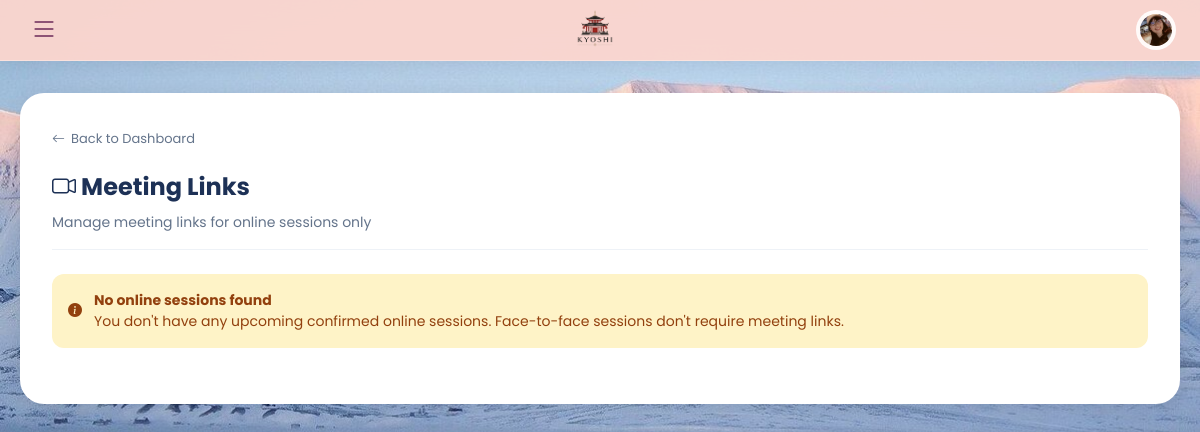
/php/meeting_links.php (signed in), run on an earlier commit of the app's database.
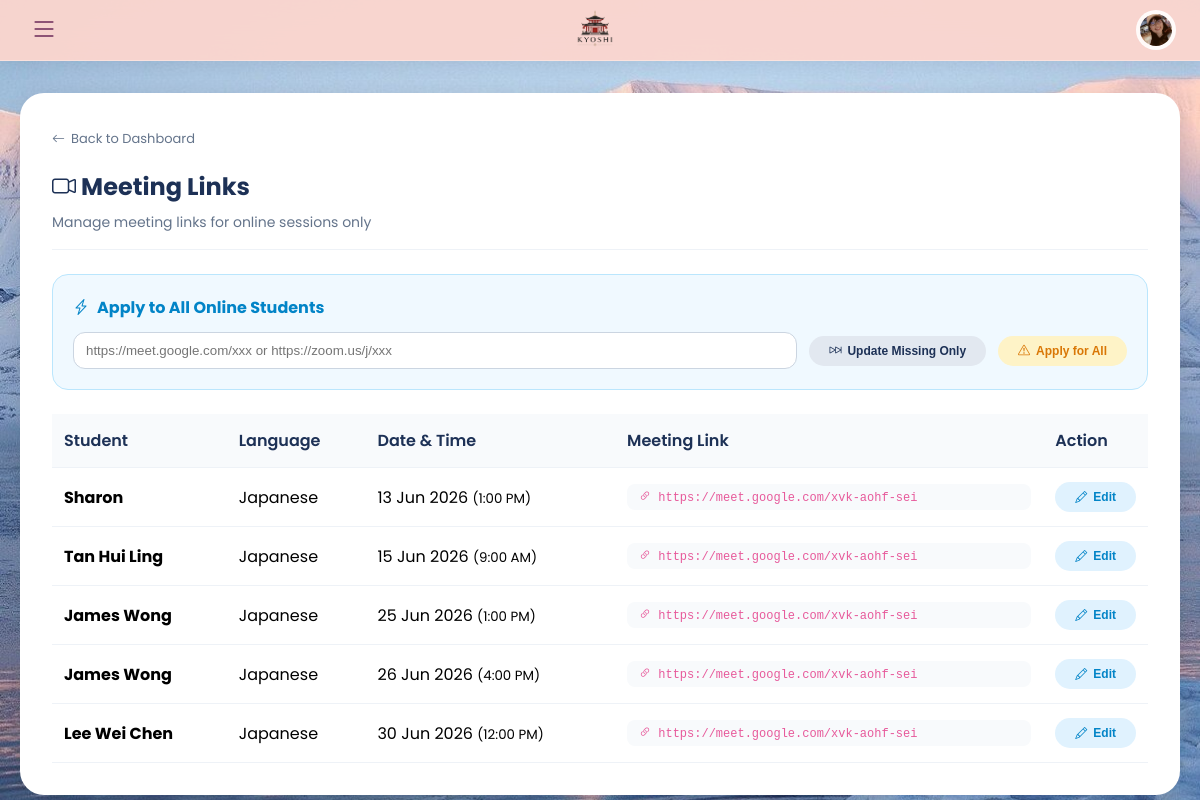
And on a later commit of the database.
### tables this page shows
CREATE TABLE `bookings` (
  `id` int(11) NOT NULL,
  `student_id` int(11) NOT NULL,
  `tutor_id` int(11) NOT NULL,
  `language` varchar(50) NOT NULL,
  `learning_mode` enum('online','face_to_face') NOT NULL,
  `booking_date` date NOT NULL,
  `booking_time` time NOT NULL,
  `total_amount` decimal(10,2) DEFAULT 0.00,
  `status` enum('pending','accepted','confirmed','rescheduled','completed','cancelled','disputed') DEFAULT 'pending',
  `completed_at` datetime DEFAULT NULL,
  `auto_completed` tinyint(1) DEFAULT 0,
  `cancelled_by` enum('student','tutor','admin') DEFAULT NULL,
  `cancel_reason` text DEFAULT NULL,
  `meeting_location` varchar(255) DEFAULT NULL,
  `created_at` timestamp NOT NULL DEFAULT current_timestamp(),
  `notes` text DEFAULT NULL,
  `focus` varchar(255) DEFAULT NULL,
  `meeting_link` varchar(500) DEFAULT NULL,
  `link_provided_at` datetime DEFAULT NULL,
  `link_reminder_sent` tinyint(1) DEFAULT 0,
  `proficiency_level` varchar(20) DEFAULT 'beginner',
  `reminder_sent` tinyint(4) DEFAULT 0
);

CREATE TABLE `users` (
  `id` int(11) NOT NULL,
  `fullname` varchar(100) NOT NULL,
  `email` varchar(100) NOT NULL,
  `password` varchar(255) NOT NULL,
  `phone` varchar(30) DEFAULT NULL,
  `role` enum('student','tutor','admin') NOT NULL,
  `profile_pic` varchar(255) DEFAULT NULL,
  `created_at` timestamp NOT NULL DEFAULT current_timestamp(),
  `status` varchar(20) DEFAULT 'approved',
  `verification_token` varchar(255) DEFAULT NULL,
  `is_verified` tinyint(1) DEFAULT 0,
  `google_calendar_connected` tinyint(1) DEFAULT 0,
  `google_calendar_asked` tinyint(1) DEFAULT 0,
  `deactivated_at` datetime DEFAULT NULL,
  `deactivation_reason` text DEFAULT NULL,
  `first_promo_applied` tinyint(4) DEFAULT 0,
  `is_first_purchase` tinyint(4) DEFAULT 1,
  `promo_code_used` varchar(50) DEFAULT NULL
);

### php/meeting_links.php (the view, shortened to what the changed rows need)
<?php
include 'config.php';
$userID = $_SESSION['user_id'];
$stmt = $conn->prepare("
    SELECT b.id, b.booking_date, b.booking_time, b.language, b.meeting_link, b.learning_mode,
           u.fullname as student_name, u.id as student_id
    FROM bookings b
    JOIN users u ON b.student_id = u.id
    WHERE b.tutor_id = ?
    AND b.status = 'confirmed'
    AND b.learning_mode = 'online'
    AND b.booking_date >= CURDATE()
    ORDER BY b.booking_date ASC, b.booking_time ASC
");
$stmt->bind_param("i", $userID);
$stmt->execute();
$bookings = $stmt->get_result()->fetch_all(MYSQLI_ASSOC);
function e($value) { return htmlspecialchars($value ?? '', ENT_QUOTES, 'UTF-8'); }
?>
<!DOCTYPE html>
<html lang="en">
<head>
    <link rel="stylesheet" href="https://cdn.jsdelivr.net/npm/bootstrap-icons@1.13.1/font/bootstrap-icons.min.css">
<link rel="stylesheet" href="../css/style.css">
</head>
<body>
<div class="main-container">
    <div class="content-card">
        <h1><i class="bi bi-camera-video"></i> Meeting Links</h1>
        <?php if (empty($bookings)): ?>
            <div class="info-message">
                <i class="bi bi-info-circle-fill"></i>
                <div>
                    <strong>No online sessions found</strong><br>
                    You don't have any upcoming confirmed online sessions. Face-to-face sessions don't require meeting links.
                </div>
            </div>
        <?php else: ?>
        <div class="bulk-card">
            <div class="bulk-title">
                <i class="bi bi-lightning-charge"></i> Apply to All Online Students
            </div>
            <form method="POST">
                <div style="display: flex; gap: 12px; flex-wrap: wrap; align-items: center;">
                    <input type="url" name="bulk_link" id="bulk_link_input" placeholder="https://meet.google.com/xxx or https://zoom.us/j/xxx" required style="flex: 1; padding: 10px 12px; border: 1px solid #cbd5e1; border-radius: 12px;">
                    <button type="submit" name="bulk_update_skip" class="btn-outline" onclick="return confirm('Only update students WITHOUT existing links? This will NOT change students who already have links.')">
                        <i class="bi bi-skip-forward"></i> Update Missing Only
                    </button>
                    <button type="submit" name="bulk_update_overwrite" class="btn-warning" onclick="return confirm('⚠️ WARNING: This will OVERWRITE ALL existing meeting links for ALL students. Continue?')">
                        <i class="bi bi-exclamation-triangle"></i> Apply for All
                    </button>
                </div>
            </form>
        </div>
        <table>
            <thead>
                <tr>
                    <th>Student</th>
                    <th>Language</th>
                    <th>Date & Time</th>
                    <th>Meeting Link</th>
                    <th style="width:100px">Action</th>
                </tr>
            </thead>
            <tbody>
    <?php foreach ($bookings as $booking): ?>
        <tr id="row-<?= $booking['id'] ?>">
            <td data-label="Student">
                <strong><?= e($booking['student_name']) ?></strong>
            </td>
            <td data-label="Language"><?= e($booking['language']) ?></td>
            <td data-label="Date & Time">
                <?= date('d M Y', strtotime($booking['booking_date'])) ?>
                <small>(<?= date('g:i A', strtotime($booking['booking_time'])) ?>)</small>
            </td>
            <td data-label="Meeting Link" id="display-<?= $booking['id'] ?>">
                <div class="meeting-link-display">
                    <?php if (!empty($booking['meeting_link'])): ?>
                        <span class="link-text">
                            <i class="bi bi-link-45deg"></i> <?= e(trim($booking['meeting_link'])) ?>
                        </span>
                    <?php else: ?>
                        <span class="no-link">No meeting link set</span>
                    <?php endif; ?>
                </div>
            </td>
            <td data-label="Action">
                <button type="button" class="btn-edit" onclick="openEditModal(<?= $booking['id'] ?>, '<?= e(addslashes($booking['student_name'])) ?>', '<?= e(addslashes($booking['meeting_link'])) ?>')">
                    <i class="bi bi-pencil"></i> Edit
                </button>
            </td>
        </tr>
    <?php endforeach; ?>
</tbody>
        </table>
        <?php endif; ?>
    </div>
</div>
</body>
</html>

What changed in the data, as far as the page shows it:
now on this page (row edited): bookings: student.fullname "Sharon", language "Japanese", booking_date "13 Jun 2026", booking_time "1:00 PM", meeting_link "https://meet.google.com/xvk-aohf-sei"
added bookings: student.fullname "Tan Hui Ling", language "Japanese", booking_date "15 Jun 2026", booking_time "9:00 AM", meeting_link "https://meet.google.com/xvk-aohf-sei"
added bookings: student.fullname "James Wong", language "Japanese", booking_date "25 Jun 2026", booking_time "1:00 PM", meeting_link "https://meet.google.com/xvk-aohf-sei"
added bookings: student.fullname "James Wong", language "Japanese", booking_date "26 Jun 2026", booking_time "4:00 PM", meeting_link "https://meet.google.com/xvk-aohf-sei"
added bookings: student.fullname "Lee Wei Chen", language "Japanese", booking_date "30 Jun 2026", booking_time "12:00 PM", meeting_link "https://meet.google.com/xvk-aohf-sei"
Also different on the page:
text no longer shown: "No online sessions found You don't have any upcoming confirmed online sessions. Face-to-face sessions don't require meeting links."
text now shown: "Apply to All Online Students Update Missing Only Apply for All Student Language Date & Time Meeting Link Action"
